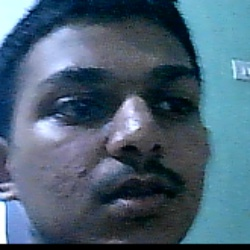
#> input picture faces/chintu/12.jpg, 250 x 250 px, given in place of the camera
$ jupyter execute 'Face Detection Program with  Harrcascade and LBPH .ipynb'   (text cells are left out)
#> lines starting #> are read from the running program, lines starting #| are printed output that depends on the picture; after the words box and inside, x2 and y2 are one past the last pixel; in counts of white or black regions, pixels touching at a corner belong together
[cell 1]
## Install the following Libraries:
### opencv_python==4.2.0.32
### opencv-contrib-python==4.2.0.32
### numpy
### subprocess
### smtplib
### ssl

[cell 2]
import cv2
import numpy as np

# Loading Cascade Model using CascadeClassifier as Internal function of OpenCV
face_classifier = cv2.CascadeClassifier('haarcascade_frontalface_default.xml')

# Creating Function to capture images that returns cropped gray images in case face is detected
def face_extractor(img):
    #Converting Image to Gray
    gray = cv2.cvtColor(img,cv2.COLOR_BGR2GRAY)
    #Detecting the edges for rectangular region
    faces = face_classifier.detectMultiScale(gray, 1.3, 5)
    if faces is ():
        return None

    # Cropping faces if found so as to use for training
    for (x,y,w,h) in faces:
        cropped_face = img[y:y+h, x:x+w]

    return cropped_face

[cell 3]
# Initializing Webcam for Image Capture
cap = cv2.VideoCapture(1)
count = 0

# Collect 100 samples of face from webcam
while True:
    #Capturing Frames
    status, frame = cap.read()
#> frame is the input picture: shape (250, 250, 3); mean B, G, R 116.4, 98, 74.1
    if face_extractor(frame) is not None:
#> in face_extractor, `gray = cv2.cvtColor(img,cv2.COLOR_BGR2GRAY)`:
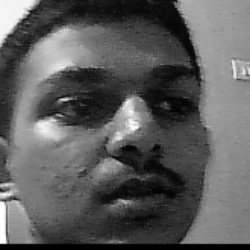
#> gray: shape (250, 250); min 0, max 255, mean 93
#> in face_extractor, `faces = face_classifier.detectMultiScale(gray, 1.3, 5)`: faces = ()
        count += 1
        #Image Processing
        face = cv2.resize(face_extractor(frame), (250, 250))
        ##face = cv2.cvtColor(face, cv2.COLOR_BGR2GRAY)

        # Save file in specified directory with unique name
        file_name_path = 'faces/chintu/'+ str(count) + '.jpg'
        cv2.imwrite(file_name_path, face)

        # Put count on images and display live count
        cv2.putText(face, str(count), (50, 50), cv2.FONT_HERSHEY_DUPLEX, 1, (0,0,255), 3)
        cv2.imshow('Cropping Face', face)

    else:
        print("Face not found")
        pass

    if cv2.waitKey(1) == 13 or count == 100: #13 is the Enter Key
#> (key Esc is pressed here)
        break

cap.release()
cv2.destroyAllWindows()
print("Collecting Samples Complete")

[cell 4]
import cv2
import numpy as np
from os import listdir
from os.path import isfile, join

# Get the training data we made at step-1
data_path = 'faces/chintu/'
# Making sure that files are present and thus checking availbility of all files inside the folder
onlyfiles = [f for f in listdir(data_path) if isfile(join(data_path, f))]

# Create arrays for training data and labels
Labels ,Training_Data = [], []

# Open training images in our datapath
# Create a numpy array for training data
for i, files in list(enumerate(onlyfiles)):
    if i < 150:
        image_path = data_path + onlyfiles[i]
        #Image Processing to gray for smooth performance on detection
        images = cv2.imread(image_path, cv2.IMREAD_GRAYSCALE)
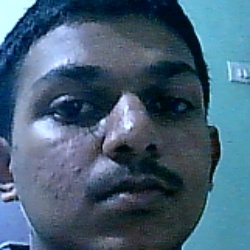
#> input picture faces/chintu/1.jpg, 250 x 250 px
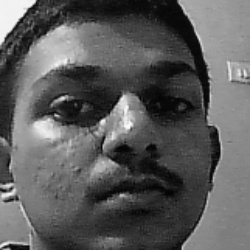
#> images: shape (250, 250); min 1, max 249, mean 91.8
        #Appending the array of Images with imshow supporting datatype
        Training_Data.append(np.asarray(images, dtype=np.uint8))
        Labels.append(i)
#> pass 2 of the loop `for i, files in list(enumerate(onlyfiles)):`:
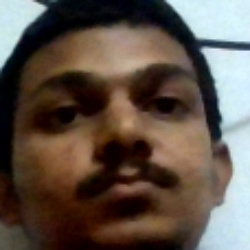
#> input picture faces/chintu/10.jpg, 250 x 250 px
#> `images = cv2.imread(image_path, cv2.IMREAD_GRAYSCALE)`:
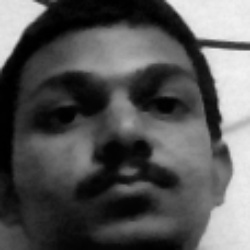
#> images: shape (250, 250); min 0, max 243, mean 86.3
#> pass 3 of the loop `for i, files in list(enumerate(onlyfiles)):`:
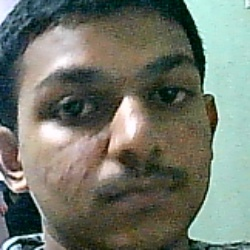
#> input picture faces/chintu/100.jpg, 250 x 250 px
#> `images = cv2.imread(image_path, cv2.IMREAD_GRAYSCALE)`:
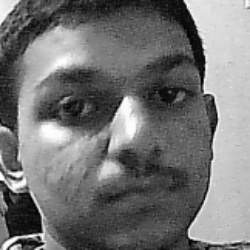
#> images: shape (250, 250); min 0, max 255, mean 116.3
#> the loop made 4 passes; the first 3 are shown

# Create a numpy array for both training data and labels
Labels = np.asarray(Labels, dtype=np.int32)

# Initialize facial recognizer
# model = cv2.face.createLBPHFaceRecognizer()
# NOTE: For OpenCV 3.0 use cv2.face.createLBPHFaceRecognizer()
# model = cv2.createLBPHFaceRecognizer()
chintu_model  = cv2.face_LBPHFaceRecognizer.create()

# Let's train our model
chintu_model.train(Training_Data, Labels)
print("Model trained sucessefully")

[cell 5]
import cv2
import numpy as np
import os
import subprocess
import smtplib, ssl
import pywhatkit
import threading

import smtplib
from email.mime.multipart import MIMEMultipart
from email.mime.text import MIMEText
from email.mime.base import MIMEBase
from email import encoders

from datetime import datetime

face_classifier = cv2.CascadeClassifier('haarcascade_frontalface_default.xml')

def face_detector(img):

    # Convert image to grayscale
    gray = cv2.cvtColor(img,cv2.COLOR_BGR2GRAY)
    faces = face_classifier.detectMultiScale(gray, 1.3, 5)
#> faces = ()
    if faces is ():
        return img, []


    for (x,y,w,h) in faces:
        cv2.rectangle(img,(x,y),(x+w,y+h),(0,255,255),2)
        roi = img[y:y+h, x:x+w]
        roi = cv2.resize(roi, (200, 200))
    return img, roi

# [78 lines left out: functions mail, whatsapp, automation, not called in this run]

[cell 6]
# Open Webcam
cap = cv2.VideoCapture(1)
stats = True

while True:

    ret, frame = cap.read()

    image, face = face_detector(frame)
#> face = []

    try:
        face = cv2.cvtColor(face, cv2.COLOR_BGR2GRAY)

        # Pass face to prediction model
        # "results" comprises of a tuple containing the label and the confidence value
        results = chintu_model.predict(face)
        # harry_model.predict(face)

        if results[1] < 500:
            confidence = int( 100 * (1 - (results[1])/400) )
            display_string = str(confidence) + '% Confident it is Chintu'

        cv2.putText(image, display_string, (100, 120), cv2.FONT_HERSHEY_COMPLEX, 1, (255,120,150), 2)

        if confidence > 90:
            cv2.putText(image, "Hello Chintu", (250, 200), cv2.FONT_HERSHEY_COMPLEX, 1, (0,255,0), 2)
            if stats:
                cv2.putText(image, "How about hosting your website?", (50, 400), cv2.FONT_HERSHEY_COMPLEX, 1, (0,255,0), 2)
                cv2.putText(image, "Enter to Continue / Esc to terminate", (50, 450), cv2.FONT_HERSHEY_COMPLEX, 1, (0,255,0), 2)
            else:
                 cv2.putText(image, "Done!", (50, 400), cv2.FONT_HERSHEY_COMPLEX, 1, (0,255,0), 2)
            cv2.imshow('Face Recognition', image )
            if keyout == 13:
                print ("inside")
                stats = False
                cv2.imwrite("webserver/newpic.jpg", image)
                t1 = threading.Thread(target=automation)
                t1.start()
                print("out")

            x = subprocess.getoutput('dir')
        else:

            cv2.putText(image, "You are not Recognized", (250, 450), cv2.FONT_HERSHEY_COMPLEX, 1, (0,0,255), 2)
            cv2.imshow('Face Recognition', image )

    except:
        cv2.putText(image, "No Face Found", (220, 120) , cv2.FONT_HERSHEY_COMPLEX, 1, (0,0,255), 2)
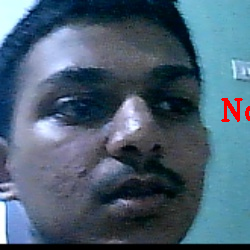
#> image: shape (250, 250, 3); 0.5% of pixels changed, all inside (x1, y1, x2, y2) = (221, 98, 250, 122)
        cv2.putText(image, "Recognizing ..", (250, 450), cv2.FONT_HERSHEY_COMPLEX, 1, (0,0,255), 2)
        cv2.imshow('Face Recognition', image )
        pass

    keyout = cv2.waitKey(10)
#> (key Esc is pressed here)
    if keyout == 27:
        break

cv2.destroyAllWindows()
cap.release()
